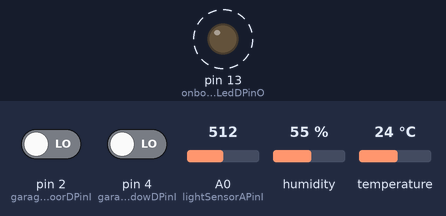
A sketch run on a simulated Arduino Uno, built with avr-gcc and run on an emulated ATmega328P. Shown: output pins drawn as LEDs (lit = HIGH). Dashed ring = blinking. The inputs (shaded band) are chosen by the test bench; at power-on: pin 2 (garageDoorDPinI) LOW, pin 4 (garageWindowDPinI) LOW, A0 (lightSensorAPinI) = 512, humidity 55 %, temperature 24 °C. Pins used as bus, display or sensor lines are not drawn; what the sketch prints to the serial monitor is not drawn.

Above: at 0.5 s.
Timing chart, 0 to 3.0 s (numbered marks = the images above):
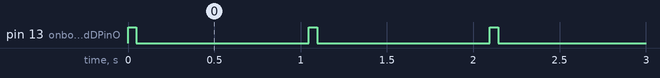

Measured:
- by itself, pin 13 (onboardLedDPinO): alternates HIGH for 0.05 s and LOW for 1.0 s

The sketch:

GaragePiDuino.ino
```cpp
/*
  Test circuit for GaragePi using 5V logic off an Arduino
  Note Pi uses 3V3 logic
 */

#include "DHT.h"; // https://github.com/freetronics/DHT-sensor-library

// Pins - no duplicates
#define lightSensorAPinI 0
#define printerLightsDPinO 0
#define garageDoorDPinI 2
#define humitempDPinI 3
#define garageWindowDPinI 4
#define onboardLedDPinO 13

// Constants
#define DHTTYPE DHT22
#define DEBUG true
#define DELAY 1000
#define YES true
#define NO false

// Variables
int lightSensorVal = 0;
float temp = 0.0f;
float humi = 0.0f;
DHT dht(humitempDPinI, DHTTYPE);

void setup() {
  pinMode(onboardLedDPinO, OUTPUT); // Activity LED
  pinMode(printerLightsDPinO, OUTPUT); // Relay 1 for printer lights
  pinMode(garageWindowDPinI, INPUT); // Window Hall Effect Sensor input
  pinMode(garageDoorDPinI, INPUT); // Garage Door Hall Effect Sensor input

  Serial.begin(9600);
  dht.begin();
}

void loop() {
  digitalWrite(onboardLedDPinO, HIGH); // LED on while we're processing loop
  digitalWrite(printerLightsDPinO, HIGH);

  debugit("-----------------------", YES);

  lightSensorVal = analogRead(lightSensorAPinI);
  debugit("Light Value:", NO);
  debugit(lightSensorVal, YES);

  debugit("Garage Window:", NO);
  debugit(digitalRead(garageWindowDPinI), YES);

  debugit("Garage Door:", NO);
  debugit(digitalRead(garageDoorDPinI), YES);

  humi = dht.readHumidity();
  debugit("Humidity: ", NO);
  debugit(humi, YES);

  temp = dht.readTemperature();
  debugit("Temperature: ", NO);
  debugit(temp, YES);

  digitalWrite(onboardLedDPinO, LOW); // LED off while we delay
  delay(DELAY);
}

void debugit (int foo, boolean enter) {
  if (DEBUG && !isnan(foo)) {
    if (enter) {
      Serial.println(foo);
    } else {
      Serial.print(foo);
    }
  }
}

void debugit (String foo, boolean enter) {
  if (DEBUG) {
    if (enter) {
      Serial.println(foo);
    } else {
      Serial.print(foo);
    }
  }
}

void debugit (float foo, boolean enter) {
  if (DEBUG && !isnan(foo)) {
    if (enter) {
      Serial.println(foo);
    } else {
      Serial.print(foo);
    }
  }
}
```
